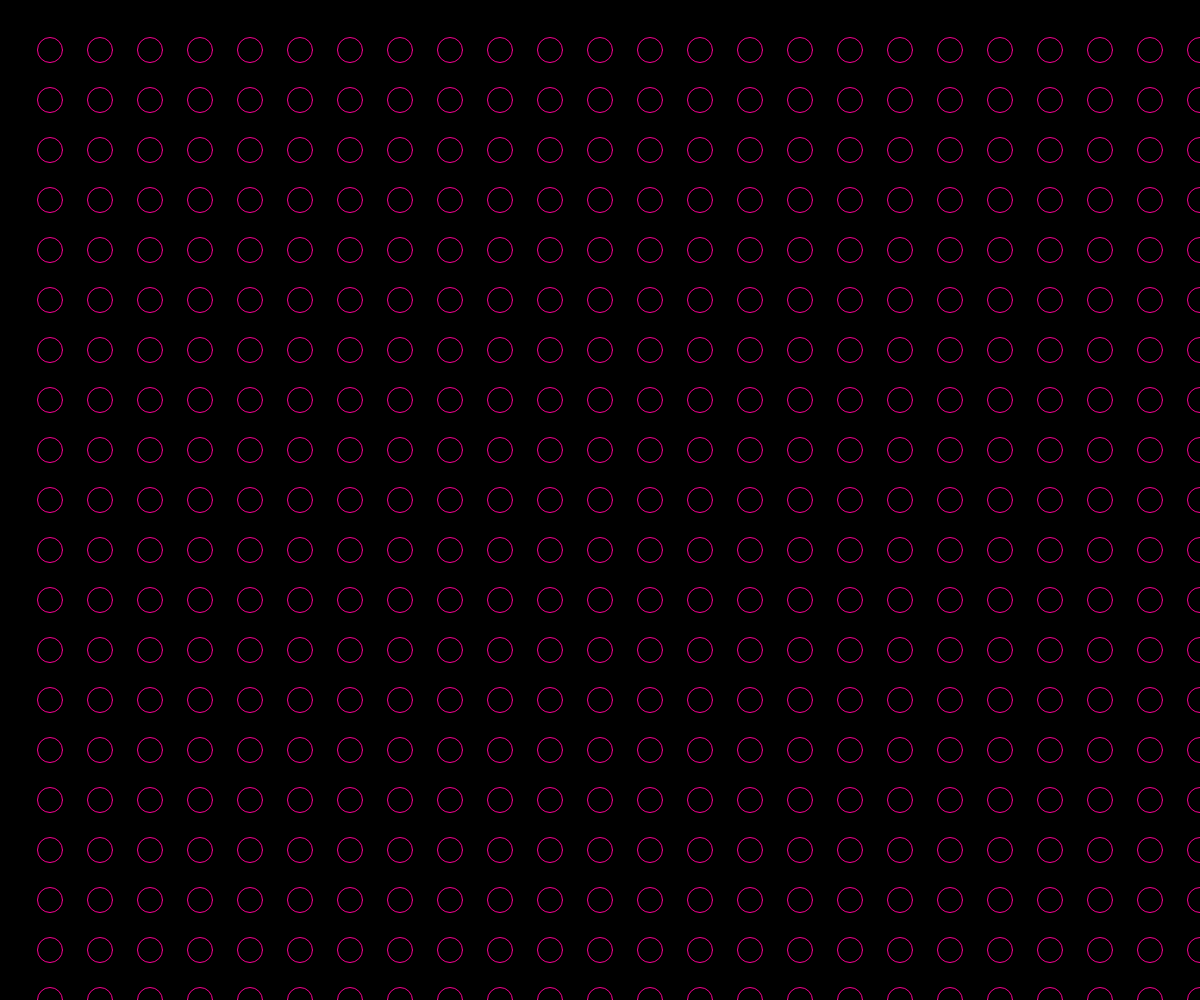
Frame 1 (no input)
Frame 60 (no input): identical to frame 1, image omitted
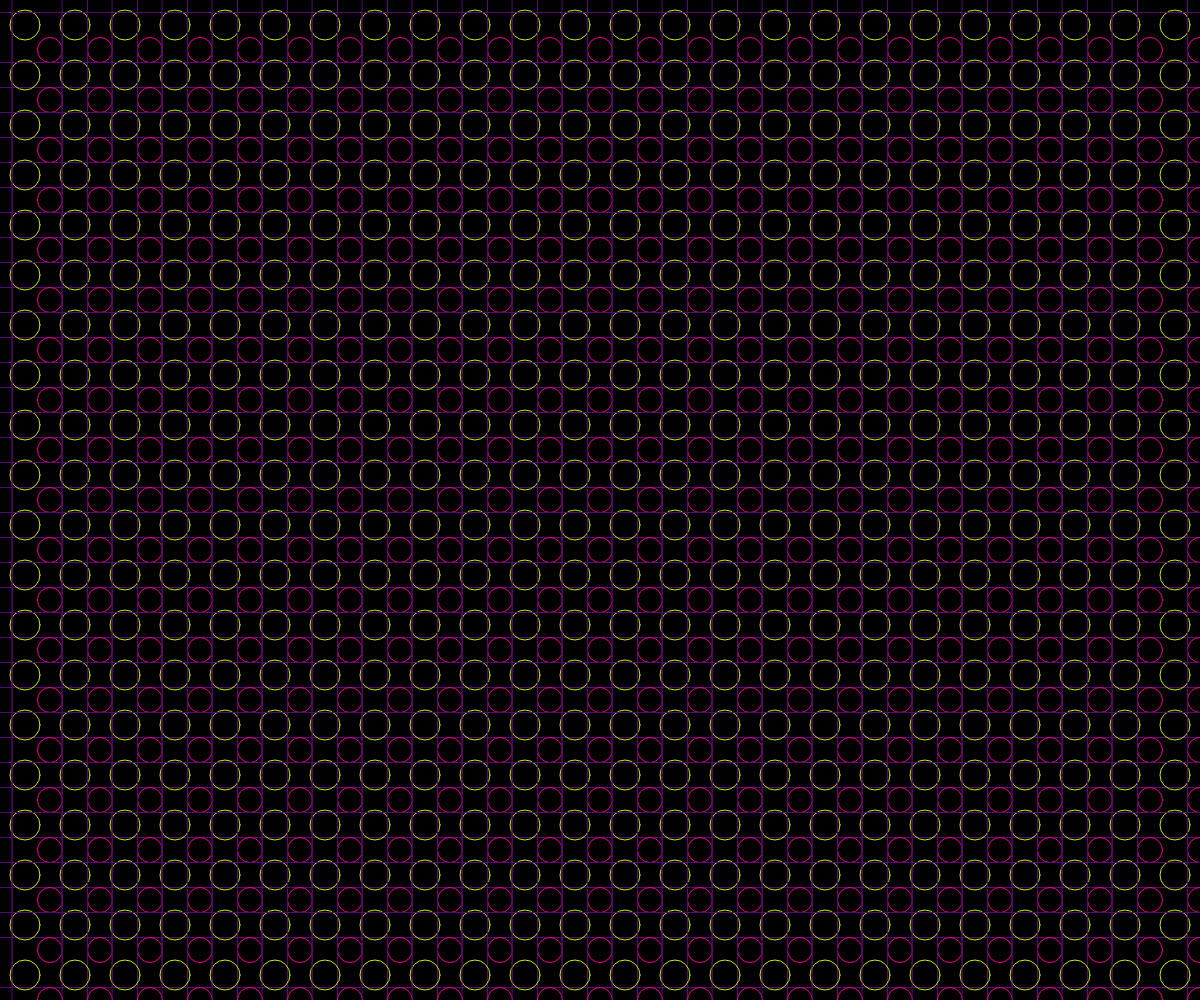
Frame 120 (the mouse pressed at the canvas centre since frame 60)

The p5.js sketch that drew these frames (run headless with seeded random() and noise() and a simulated clock; from frame 60 on, the mouse is pressed at the canvas centre):

// p5.js sketch
// ── sketch.js
function setup() {
  createCanvas(windowWidth, windowHeight);
  background(0)
}

function draw() {
  background(0)
  rectMode(CENTER)
	noFill()
	stroke(255)
	strokeWeight(1)
  // var w=mouseX/10
  for(var j=0;j<int(height/(50));j++)
  { 
    for(var i=0;i<int(width/(50));i++)
    {
      stroke("#c7ef00")
      ellipse(25+50*i,25+50*j,mouseX/20)
      stroke("#540d6e")
      rect(25+50*i,25+50*j,mouseY/4)
      stroke("#f90093")
      ellipse(50+50*i,50+50*j,25)
    }
  }
}
